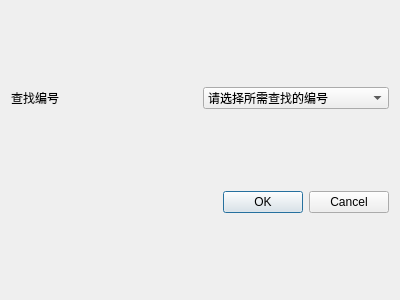
<?xml version="1.0" encoding="UTF-8"?>
<ui version="4.0">
 <class>IdDialog</class>
 <widget class="QDialog" name="IdDialog">
  <property name="geometry">
   <rect>
    <x>0</x>
    <y>0</y>
    <width>400</width>
    <height>300</height>
   </rect>
  </property>
  <property name="windowTitle">
   <string>Dialog</string>
  </property>
  <layout class="QVBoxLayout" name="verticalLayout">
   <item>
    <layout class="QHBoxLayout" name="horizontalLayout">
     <item>
      <widget class="QLabel" name="label">
       <property name="text">
        <string>查找编号</string>
       </property>
      </widget>
     </item>
     <item>
      <widget class="QComboBox" name="comboBoxId">
       <item>
        <property name="text">
         <string>请选择所需查找的编号</string>
        </property>
       </item>
       <item>
        <property name="text">
         <string>1</string>
        </property>
       </item>
       <item>
        <property name="text">
         <string>2</string>
        </property>
       </item>
       <item>
        <property name="text">
         <string>3</string>
        </property>
       </item>
       <item>
        <property name="text">
         <string>4</string>
        </property>
       </item>
       <item>
        <property name="text">
         <string>5</string>
        </property>
       </item>
      </widget>
     </item>
    </layout>
   </item>
   <item>
    <widget class="QDialogButtonBox" name="buttonBox">
     <property name="orientation">
      <enum>Qt::Horizontal</enum>
     </property>
     <property name="standardButtons">
      <set>QDialogButtonBox::Cancel|QDialogButtonBox::Ok</set>
     </property>
    </widget>
   </item>
  </layout>
 </widget>
 <resources/>
 <connections>
  <connection>
   <sender>buttonBox</sender>
   <signal>accepted()</signal>
   <receiver>IdDialog</receiver>
   <slot>accept()</slot>
   <hints>
    <hint type="sourcelabel">
     <x>248</x>
     <y>254</y>
    </hint>
    <hint type="destinationlabel">
     <x>157</x>
     <y>274</y>
    </hint>
   </hints>
  </connection>
  <connection>
   <sender>buttonBox</sender>
   <signal>rejected()</signal>
   <receiver>IdDialog</receiver>
   <slot>reject()</slot>
   <hints>
    <hint type="sourcelabel">
     <x>316</x>
     <y>260</y>
    </hint>
    <hint type="destinationlabel">
     <x>286</x>
     <y>274</y>
    </hint>
   </hints>
  </connection>
 </connections>
</ui>
